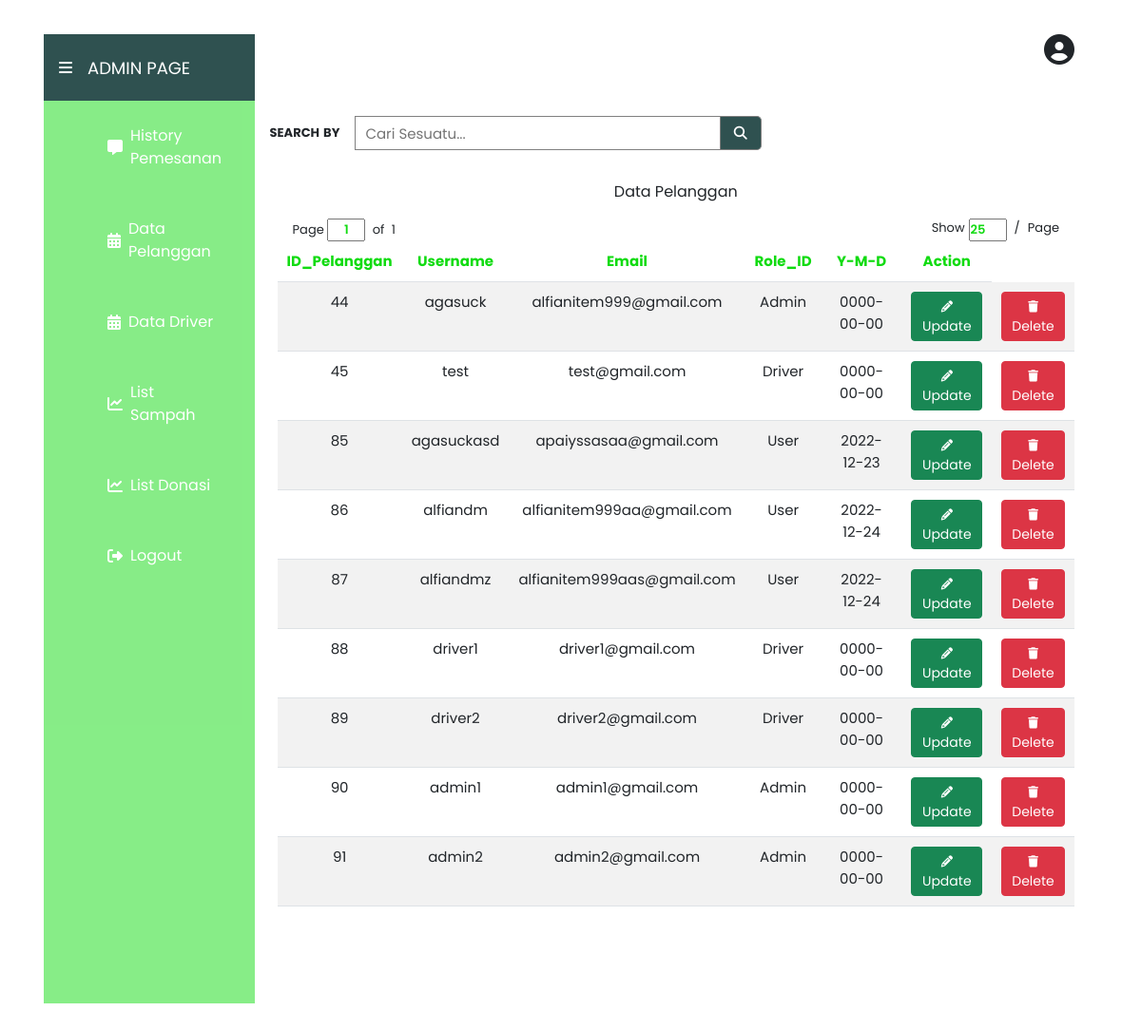
The app's page /index.php/pelanggan with its own data.
### tables this page shows
CREATE TABLE `account` (
  `id_Account` int(11) NOT NULL,
  `Username` varchar(255) NOT NULL,
  `Email` varchar(255) NOT NULL,
  `Sandi` varchar(255) NOT NULL,
  `role_id` int(11) NOT NULL,
  `is_active` int(1) NOT NULL,
  `date_created` date NOT NULL,
  `namadepan` varchar(255) NOT NULL,
  `namabelakang` varchar(255) NOT NULL,
  `notelepon` varchar(255) NOT NULL,
  `alamat` varchar(255) NOT NULL,
  `jeniskelamin` varchar(255) NOT NULL,
  `TcPoints` int(11) NOT NULL
);

### application/controllers/Pelanggan.php (called while the page is built, shortened)
<?php
class Pelanggan extends CI_Controller
{
    public function __construct()
    {
        $this->load->model('M_pelanggan');
    }
    public function index()
    {
        $data['title'] = 'Sampah';
        $data['hosting'] = $this->M_pelanggan->get_pelanggan();
        $this->load->view('V_listpelanggan', $data);
    }
}

### index.php (called while the page is built, shortened)
<?php
require_once BASEPATH.'core/CodeIgniter.php';

### application/models/M_pelanggan.php (called while the page is built, shortened)
<?php
class M_pelanggan extends CI_Model
{
    public function get_pelanggan()
    {
        $sql = "SELECT * FROM account";
        $data = $this->db->query($sql);
        return $data->result();
    }
}

### application/helpers/bantuan_helper.php (called while the page is built, shortened)
<?php
function convertrole($id)
{
    if ($id == 0) {
        $id = "User";
    }
    if ($id == 1) {
        $id = "Admin";
    }
    if ($id == 2) {
        $id = "Driver";
    }
    return $id;
}

### application/views/V_listpelanggan.php (the view, shortened to what this page needs)
<!DOCTYPE html>
<html>
<head>
    <link rel="stylesheet" href="<?php echo base_url(); ?>assets/css/styleadmin.css">
    <link rel="stylesheet" href="https://cdnjs.cloudflare.com/ajax/libs/font-awesome/5.15.3/css/all.min.css" />
    <link rel="stylesheet" href="https://unpkg.com/boxicons@latest/css/boxicons.min.css">
    <link href="https://cdn.jsdelivr.net/npm/remixicon@2.5.0/fonts/remixicon.css" rel="stylesheet">
    <link href="https://cdn.jsdelivr.net/npm/bootstrap@5.2.3/dist/css/bootstrap.min.css" rel="stylesheet">
    <link rel="stylesheet" href="https://cdnjs.cloudflare.com/ajax/libs/font-awesome/6.2.1/css/all.min.css">
</head>
<div class=" mt-lg-3 container px-3 bg-grey">
    <div class="d-flex">
        <div class="d-flex align-items-center " id="navbar">
            <button class="navbar-toggler" type="button" data-bs-toggle="collapse" data-bs-target="#navbar-items" aria-controls="navbarSupportedContent" aria-expanded="true" aria-label="Toggle navigation">
                <span class="fas fa-bars ps-3"></span>
            </button>
            <a class="text-decoration-none fs14 ps-3" href="<?= site_url('homeadmin') ?>">ADMIN PAGE
            </a>
        </div>
        <div id="navbar2" class="d-flex justify-content-end pe-4"><i class="fa fa-user-circle fa-2x" aria-hidden="true"></i></div>
    </div>
    <div class="d-md-flex">
        <ul id="navbar-items" class="">
            <li>
                <i class="fas fa-comment-alt px-2 ps-0"></i><a href="<?= site_url('homeadmin') ?>" class="nav-link active">History Pemesanan</a>
            </li>
            <li>
                <i class="fas fa-calendar-alt px-2 ps-0"></i><a href="<?php echo base_url(); ?>Pelanggan" class="nav-link">Data Pelanggan</a>
            </li>
            <li>
                <i class="fas fa-calendar-alt px-2 ps-0"></i><a href="<?= site_url('Datadriver') ?>" class="nav-link active">Data Driver</a>
            </li>
            <li>
                <i class="fas fa-chart-line px-2 ps-0"></i><a href="<?= site_url('updatesampah') ?>" class="nav-link">List Sampah</a>
            </li>
            <li>
                <i class="fas fa-chart-line px-2 ps-0"></i><a href="<?= site_url('Donasi/read_donasi') ?>" class="nav-link">List Donasi</a>
            </li>
            <li>
                <i class="fas fa-fw fa-sign-out-alt px-4 ps-0"></i><a href="<?= site_url('Registration/logout') ?>" class="nav-link">Logout</a>
            </li>
        </ul>
        <div id="topnavbar">
            <div class="d-flex align-items-center mb-3 px-md-3 px-2"> <span class="text-uppercase fs13 fw-bolder pe-3 mb-3">search<span class="ps-1">by</span></span>
                <form class="example d-flex align-items-center mb-3"> <input type="text" placeholder="Cari Sesuatu..." name="search"> <button type="submit"><i class="fa fa-search"></i></button> </form>
            </div>
            <div class="container text-center">
                <p class="teks-pesanan"> Data Pelanggan </p>
                <div class="container text-center">
                    <table class="table table-striped">
                        <thead>
                            <tr>
                                <th scope="col">ID_Pelanggan</th>
                                <th scope="col">Username </th>
                                <th scope="col">Email</th>
                                <th scope="col">Role_ID </th>
                                <th scope="col">Y-M-D</th>
                                <th scope="col">Action</th>
                            </tr>
                        </thead>
                        <?php foreach ($hosting as $data) : ?>
                            <tr>
                                <td><?php echo $data->id_Account ?></td>
                                <td><?php echo $data->Username ?></td>
                                <td><?php echo $data->Email ?></td>
                                <td><?php echo convertrole($data->role_id) ?></td>
                                <td><?php echo $data->date_created ?></td>
                                <td>
                                    <a href=" <?php echo base_url('Pelanggan/update_data/' . $data->id_Account) ?>" class="btn btn-sm btn-success"><i class="fa fa-pencil small"></i>Update</a>
                                </td>
                                <td onclick="javascript: return confirm('Anda Yakin Hapus?')">
                                    <form action="<?php echo base_url('Pelanggan/delete_data/' . $data->id_Account) ?>" method="post">
                                        <button class="btn btn-sm btn-danger"><i class="fa fa-trash small"></i>Delete</button>
                                    </form>
                                </td>
                            </tr>
                        <?php endforeach; ?>
                        <div class="d-flex align-items-center justify-content-between px-3 mt-3">
                    <div class="bg-bdark fs13">
                        <span>Page</span>
                        <input class="input-10 text-center" type="text" value="1">
                        <span>
                            <span class="px-1">of</span>
                            1</span>
                    </div>
                    <div class="d-flex justify-content-end bg-bdark fs13">
                        <span class="pe-1">Show</span>
                        <input class="input-10" type="number" value="25">
                        <span class="ps-2"><span class="pe-2">/</span>Page</span>
                    </div>
                </div>
                </div>
            </div>
            </body>
</html>

### assets/css/styleadmin.css (style rules this page uses)
* { padding: 0; margin: 0; box-sizing: border-box; font-family: "Poppins", sans-serif; list-style: none; }
:root { --bg-color: #ffff; --text-color: rgb(0, 0, 0); --main-color: #11db11; --secondary-color: #2f5150; }
.input-10 { width: 40px; color: var(--main-color); font-weight: 600; }
form.example input[type="text"] { padding: 10px; font-size: 15px; border: 1px solid grey; float: left; width: 90%; height: 36px; background: var(--bg-color); }
form.example button { float: left; width: 10%; height: 36px; padding: 5px; border-top-right-radius: 5px; border-bottom-right-radius: 5px; background: var(--secondary-color); color: var(--bg-color); font-size: 14px; border: 1px solid grey; border-left: none; cursor: pointer; }
::placeholder { font-size: 15px; }
form.example::after { content: ""; clear: both; display: table; }
.table thead tr th { font-size: 15px; color: var(--main-color); padding: 10px 10px; }
.table tbody tr td { font-size: 15px; padding: 10px 10px; }
#navbar { width: 20%; background-color: var(--secondary-color)!important; height: 70px; border: none; }
#navbar a { color: var(--bg-color); }
.fas.fa-bars { color: var(--bg-color); }
#navbar2 { width: 80%; }
#navbar-items { width: 20%; height: 950px; background-color: var(--main-color); opacity: 0.5; }
ul#navbar-items li { color: var(--bg-color); padding: 25px 35px; font-size: 16px; display: flex; align-items: center; }
ul li .fas { font-size: 16px; }
#topnavbar { width: 80%; }
.fs13 { font-size: 13px; }
.fs14 { font-size: 18px; color: var(--bg-color); }
.example { width: 50%; }

### records on screen
account: id_Account "44", Username "agasuck", Email "alfianitem999@gmail.com", role "Admin", date_created "0000-00-00"
account: id_Account "45", Username "test", Email "test@gmail.com", role "Driver", date_created "0000-00-00"
account: id_Account "85", Username "agasuckasd", Email "apaiyssasaa@gmail.com", role "User", date_created "2022-12-23"
account: id_Account "86", Username "alfiandm", Email "alfianitem999aa@gmail.com", role "User", date_created "2022-12-24"
account: id_Account "87", Username "alfiandmz", Email "alfianitem999aas@gmail.com", role "User", date_created "2022-12-24"
account: id_Account "88", Username "driver1", Email "driver1@gmail.com", role "Driver", date_created "0000-00-00"
account: id_Account "89", Username "driver2", Email "driver2@gmail.com", role "Driver", date_created "0000-00-00"
account: id_Account "90", Username "admin1", Email "admin1@gmail.com", role "Admin", date_created "0000-00-00"
account: id_Account "91", Username "admin2", Email "admin2@gmail.com", role "Admin", date_created "0000-00-00"
